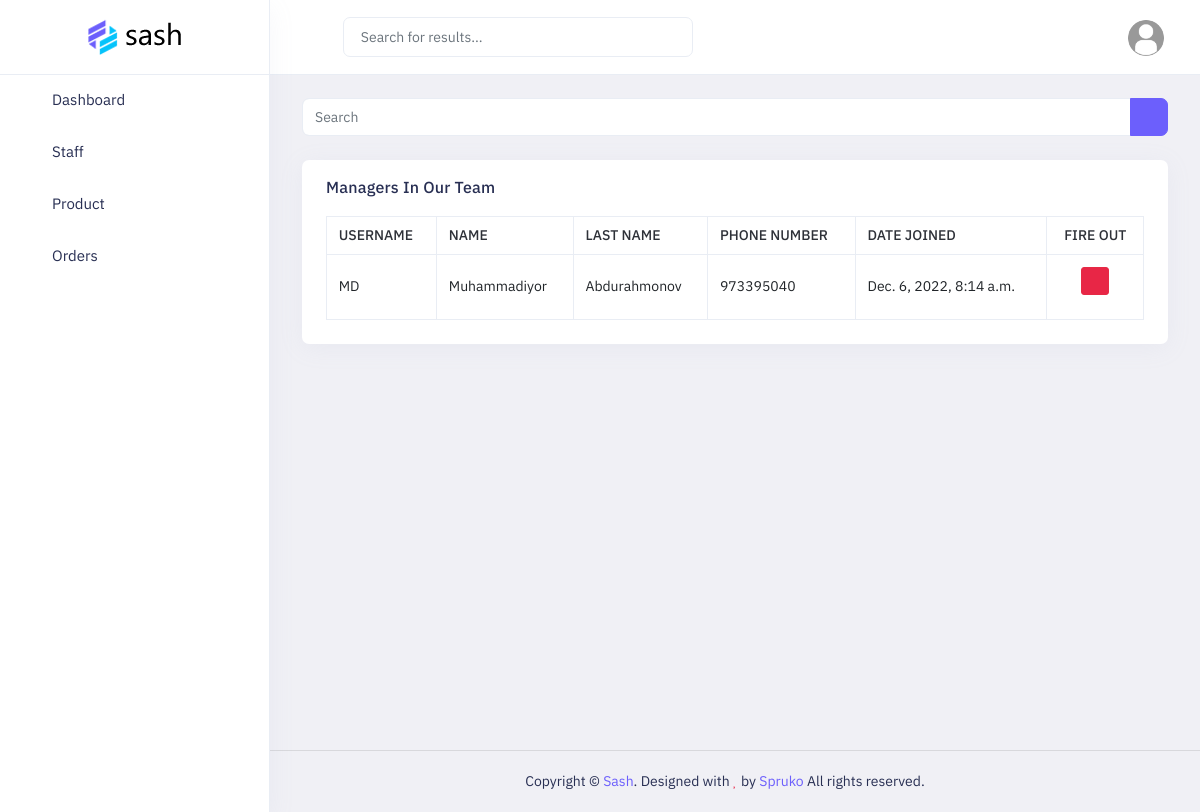
The page /managers/ (signed in) on the database as committed earlier.
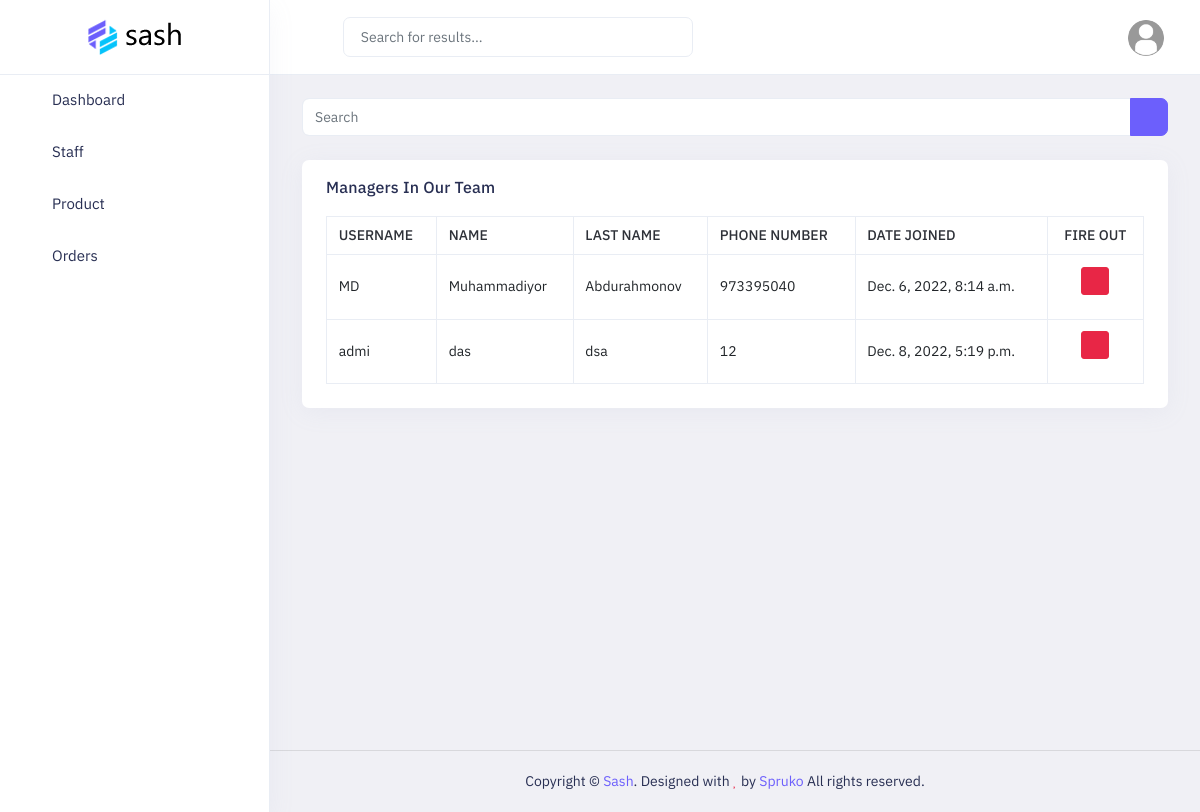
The same page on the database as committed later.
### main/models.py (models this page shows)
class User(AbstractUser):
    role = models.SmallIntegerField(choices=(
        (1, 'director'),
        (2, 'waiter'),
        (3, 'manager'),
        (4, 'cooker'),
        (5, 'call-center'),
    ), null=True, blank=True)
    number = models.BigIntegerField(null=True, blank=True)

### main/views.py (the view)
# urls.py: path('managers/', manager_view, name='manager'),
@login_required(login_url='login')
def manager_view(request):
    usr = request.user
    if usr.role == 1:
        context = {
            'manager': User.objects.filter(role=3)
        }
        return render(request, 'staff/manager.html', context)
    elif usr.role == 3:
        context = {
            'manager': User.objects.filter(role=3)
        }
        return render(request, 'staff/manager.html', context)
    else:
        return redirect('404')

### templates/staff/manager.html (shortened to what the changed rows need)
{% extends "dashboard/base.html" %}
{% load static %}
{% block content %}
    <div class="main-content app-content mt-0">
        <div class="side-app">
            <div class="main-container container-fluid">
                <div class="page-header">
                    <h1 class="page-title">Manager List</h1>
                </div>
                <div class="row row-cards">
                    <div class="col-lg-12 col-xl-12">
                        <div class="card">
                            <div class="card-header border-bottom-0">
                                <h2 class="card-title">{{ total }} Managers In Our Team</h2>
                            </div>
                            <div class="e-table px-5 pb-5">
                                <div class="table-responsive table-lg">
                                    <table class="table border-top table-bordered mb-0">
                                        <thead>
                                            <tr>
                                                <th>Username</th>
                                                <th>Name</th>
                                                <th>Last Name</th>
                                                <th>Phone Number</th>
                                                <th>Date Joined</th>
                                                <th class="text-center">Fire Out</th>
                                            </tr>
                                        </thead>
                                        <tbody>
                                            {% for i in manager %}
                                                <tr>
                                                    <td class="text-nowrap align-middle">{{ i.username }}</td>
                                                    <td class="text-nowrap align-middle">{{ i.first_name  }}</td>
                                                    <td class="text-nowrap align-middle">{{ i.last_name  }}</td>
                                                    <td class="text-nowrap align-middle">{{ i.number  }}</td>
                                                    <td class="text-nowrap align-middle"><span>{{ i.date_joined  }}</span></td>
                                                    <td class="text-center align-middle">
                                                        {% if user.role == 1 %}
                                                            <div class="btn-group align-top">
                                                                <a class="modal-effect d-grid mb-3" data-bs-effect="effect-flip-vertical" data-bs-toggle="modal" href="#delete_manager"><button class="btn btn-sm btn-danger badge" type="button"><i class="fe fe-log-out"></i></button></a>
                                                            </div>
                                                        {% elif user == i %}
                                                            You cant fire out your self
                                                        {% elif user.role == 3 %}
                                                            <div class="btn-group align-top">
                                                                <a class="modal-effect d-grid mb-3" data-bs-effect="effect-flip-vertical" data-bs-toggle="modal" href="#delete_manager"><button class="btn btn-sm btn-danger badge" type="button"><i class="fe fe-log-out"></i></button></a>
                                                            </div>
                                                        {% else %}
                                                            You cant fire out cause of your role
                                                        {% endif %}
                                                    </td>
                                                </tr>
                                            {% endfor %}
                                        </tbody>
                                    </table>
                                </div>
                            </div>
                        </div>
                    </div>
                </div>
            </div>
        </div>
    </div>
{% endblock %}

Rows that differ between the two databases and show on the page:
now on this page (row edited): User: username "admi", first_name "das", last_name "dsa", number "12", date_joined "Dec. 8, 2022, 5:19 p.m."
